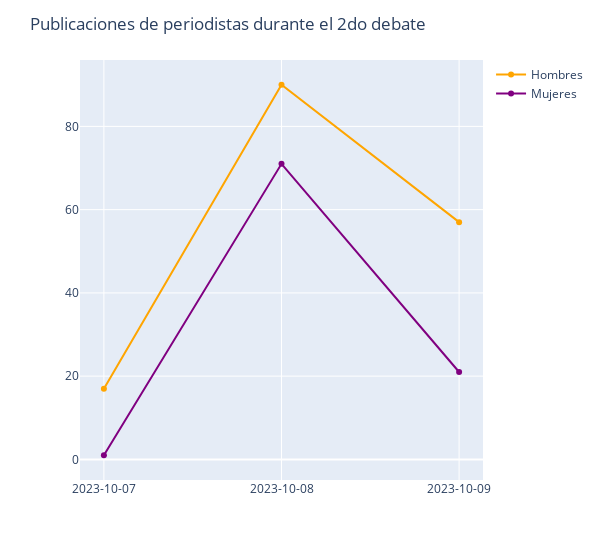

Notebook code cell kept with this figure:
### Code cell
def count_posts_by_gender(df, event):
    """
    This function takes in a DataFrame of journalist posts and an event string,
    and returns a new DataFrame with the count of posts by date for that event
    and gender.
    """
    debate_posts = df[df["event"].eq(event)]  # filter posts by event
    return (
        debate_posts.groupby("dt_date").size().reset_index(name="count")
    )  # group by date and count


# get posts for the 2nd debate for male and female journalists
men_debate2 = count_posts_by_gender(men_journalist_posts, "2do debate")
women_debate2 = count_posts_by_gender(women_journalist_posts, "2do debate")

# create a line plot of post counts by date for male and female journalists
fig = px.line()
fig.add_scatter(
    x=men_debate2["dt_date"],
    y=men_debate2["count"],
    name="Hombres",
    line=dict(color="orange"),
    hovertemplate="posts: %{y}",
)
fig.add_scatter(
    x=women_debate2["dt_date"],
    y=women_debate2["count"],
    name="Mujeres",
    line=dict(color="purple"),
    hovertemplate="posts: %{y}",
)
fig.update_layout(title="Publicaciones de periodistas durante el 2do debate", width=600)
fig.update_xaxes(type="category")
fig.show()

### Figure 1 — Plotly figure (JSON) as saved in the notebook; plotly's stock layout.template omitted (floating-point values rounded to 4 significant figures)
{"data": [{"hovertemplate": "<extra></extra>", "legendgroup": "", "line": {"color": "#636efa", "dash": "solid"}, "marker": {"symbol": "circle"}, "mode": "lines", "name": "", "orientation": "v", "showlegend": false, "type": "scatter", "xaxis": "x", "yaxis": "y"}, {"hovertemplate": "posts: %{y}", "line": {"color": "orange"}, "name": "Hombres", "type": "scatter", "x": ["2023-10-07", "2023-10-08", "2023-10-09"], "y": [17, 90, 57]}, {"hovertemplate": "posts: %{y}", "line": {"color": "purple"}, "name": "Mujeres", "type": "scatter", "x": ["2023-10-07", "2023-10-08", "2023-10-09"], "y": [1, 71, 21]}], "layout": {"legend": {"tracegroupgap": 0}, "margin": {"t": 60}, "title": {"text": "Publicaciones de periodistas durante el 2do debate"}, "width": 600, "xaxis": {"anchor": "y", "domain": [0, 1], "type": "category"}, "yaxis": {"anchor": "x", "domain": [0, 1]}}}
